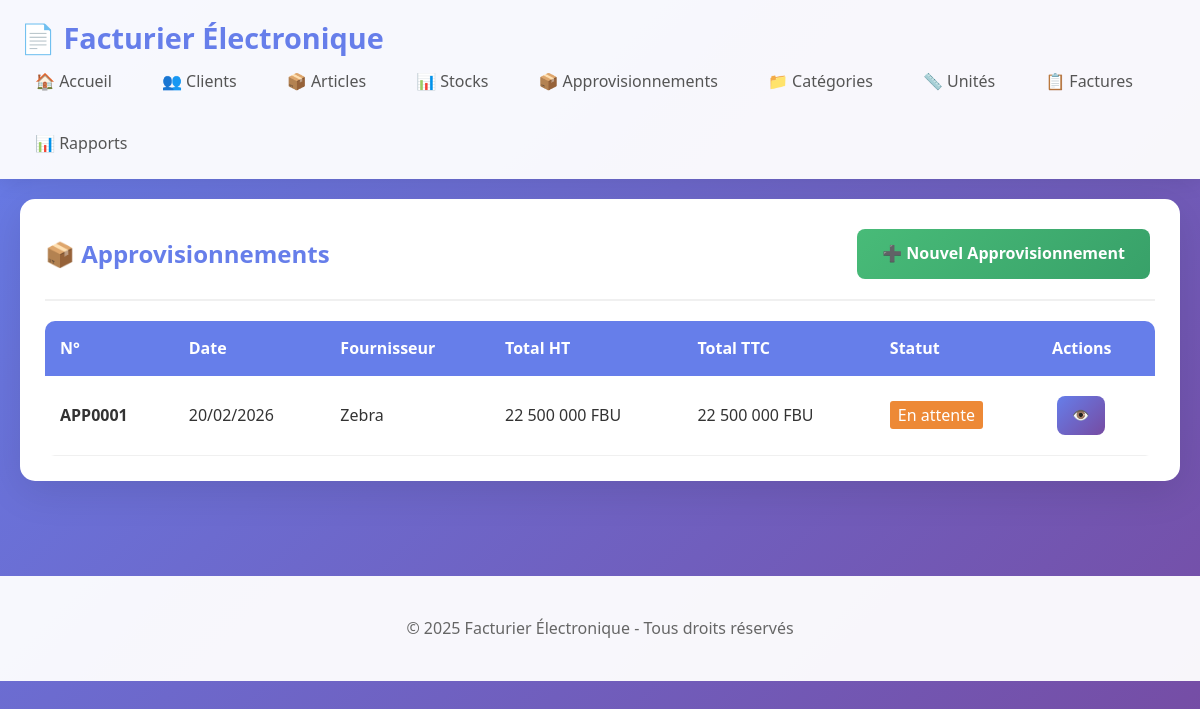
The app's page /approvisionnements, older data.
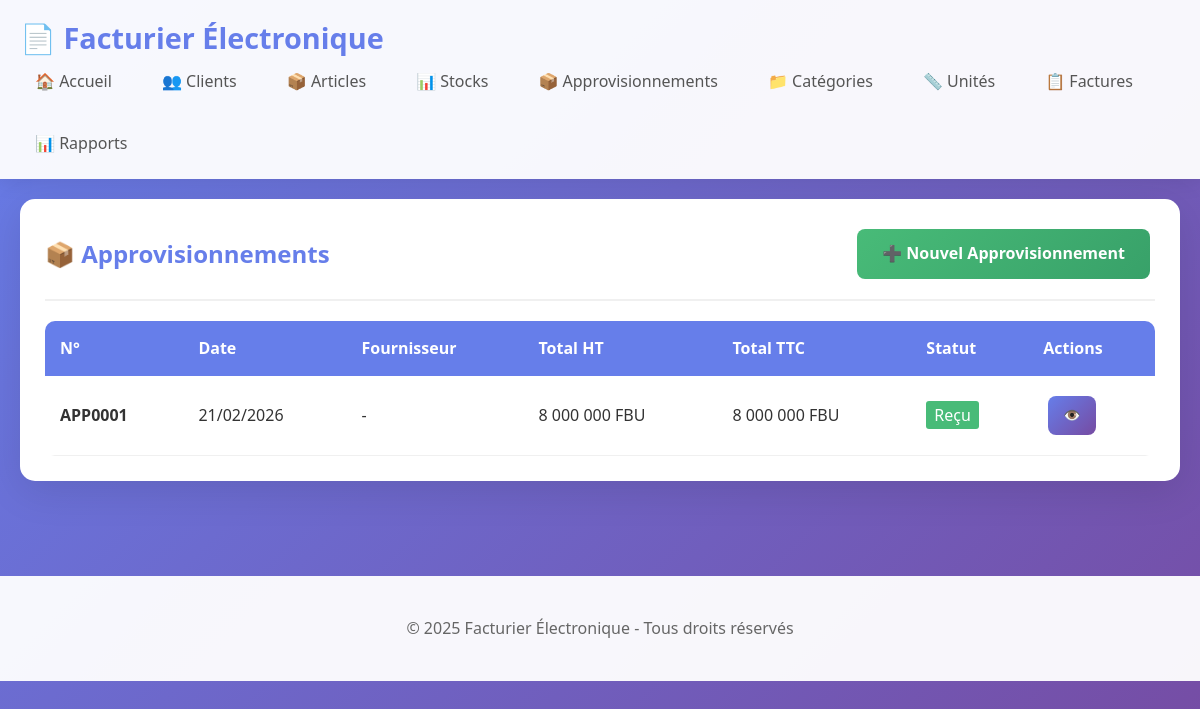
The same page, newer data.
### models.py (models this page shows, shortened)
class Approvisionnement(db.Model):
    __tablename__ = 'approvisionnements'
    id = db.Column(db.Integer, primary_key=True)
    numero = db.Column(db.String(20), unique=True, nullable=False)
    date_approvisionnement = db.Column(db.DateTime, default=datetime.utcnow)
    fournisseur = db.Column(db.String(200))
    reference_fournisseur = db.Column(db.String(100))
    STATUT_EN_ATTENTE = 'en_attente'
    STATUT_RECU = 'recu'
    STATUT_ANNULE = 'annule'
    statut = db.Column(db.String(20), default=STATUT_EN_ATTENTE)
    total_ht = db.Column(db.Float, default=0.0)
    total_ttc = db.Column(db.Float, default=0.0)
    notes = db.Column(db.Text)
    date_creation = db.Column(db.DateTime, default=datetime.utcnow)
    lignes = db.relationship('LigneApprovisionnement', backref='approvisionnement', lazy=True, cascade='all, delete-orphan')

### app.py (the view)
@app.route('/approvisionnements')
def approvisionnements_list():
    appros = Approvisionnement.query.order_by(Approvisionnement.date_approvisionnement.desc()).all()
    return render_template('approvisionnements_list.html', appros=appros)

### templates/approvisionnements_list.html
{% extends "base.html" %}
{% block content %}
<div class="card">
    <div class="card-header">
        <h2>📦 Approvisionnements</h2>
        <a href="{{ url_for('approvisionnement_new') }}" class="btn btn-success">➕ Nouvel Approvisionnement</a>
    </div>
    <div class="table-responsive">
        <table>
            <thead>
                <tr>
                    <th>N°</th>
                    <th>Date</th>
                    <th>Fournisseur</th>
                    <th>Total HT</th>
                    <th>Total TTC</th>
                    <th>Statut</th>
                    <th>Actions</th>
                </tr>
            </thead>
            <tbody>
                {% for appro in appros %}
                <tr>
                    <td><strong>{{ appro.numero }}</strong></td>
                    <td>{{ appro.date_approvisionnement.strftime('%d/%m/%Y') }}</td>
                    <td>{{ appro.fournisseur or '-' }}</td>
                    <td>{{ "{:,.0f}".format(appro.total_ht).replace(',', ' ') }} FBU</td>
                    <td>{{ "{:,.0f}".format(appro.total_ttc).replace(',', ' ') }} FBU</td>
                    <td>
                        {% if appro.statut == 'recu' %}
                        <span style="background: #48bb78; color: white; padding: 3px 8px; border-radius: 3px;">Reçu</span>
                        {% elif appro.statut == 'en_attente' %}
                        <span style="background: #ed8936; color: white; padding: 3px 8px; border-radius: 3px;">En attente</span>
                        {% else %}
                        <span style="background: #f56565; color: white; padding: 3px 8px; border-radius: 3px;">Annulé</span>
                        {% endif %}
                    </td>
                    <td>
                        <a href="{{ url_for('approvisionnement_detail', id=appro.id) }}" class="btn btn-primary btn-sm">👁️</a>
                    </td>
                </tr>
                {% endfor %}
            </tbody>
        </table>
    </div>
</div>
{% endblock %}

Row changes from the older to the newer data that the page shows:
changed Approvisionnement "APP0001": date_approvisionnement "20/02/2026" → "21/02/2026"; fournisseur "Zebra" → "-"; total_ht "22 500 000" → "8 000 000"; total_ttc "22 500 000" → "8 000 000"; statut "En attente" → "Reçu"
